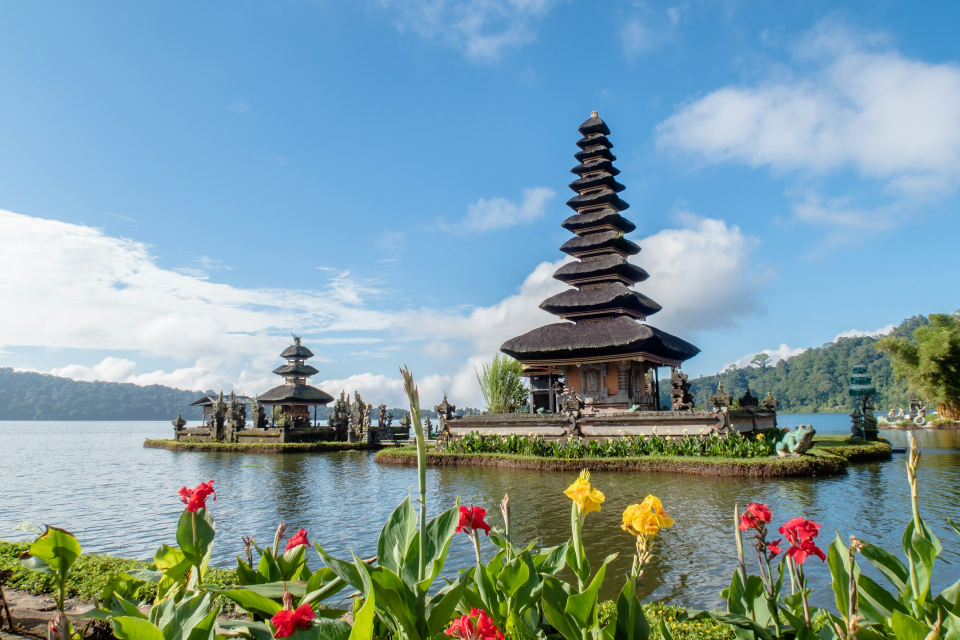
#> input picture Tutorial/data/bali.jpg, 1920 x 1280 px (shown at 1/2 size)
$ python crop.py
#> lines starting #> are read from the running program, lines starting #| are printed output that depends on the picture
import cv2
import os

img = cv2.imread(os.path.join('.' , 'data' , 'bali.jpg'))
#> img is the input picture: shape (1280, 1920, 3); mean B, G, R 163.5, 155.7, 127.2

print(img.shape)
#| (1280, 1920, 3)

cropped_img = img[320:640,420:840]
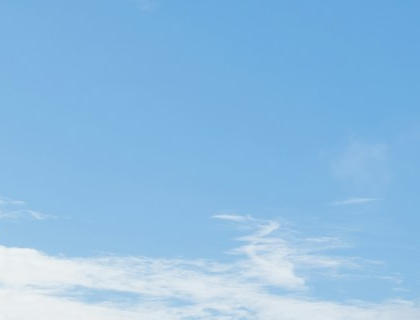
#> cropped_img: shape (320, 420, 3); mean B, G, R 227.5, 189.7, 142.1

cv2.imshow('img' , cropped_img)
cv2.waitKey(0)
